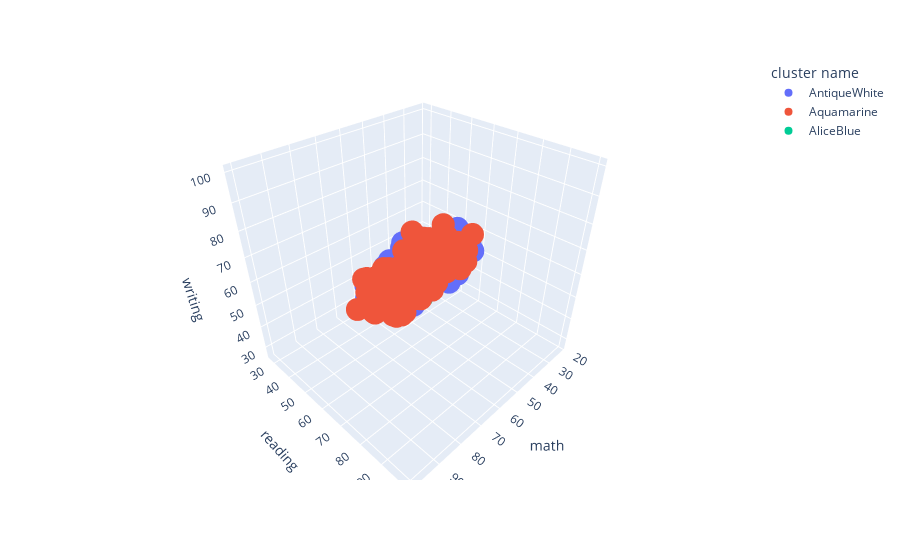

Notebook code for this chart:
### Code cell
#Visualize clusters

#Naming clusters equal to color name
cluster_name = ({0 : 'AliceBlue', 
                        1 : 'AntiqueWhite',
                        2 : 'Aquamarine'})
fcm_df['cluster name'] = fcm_df['cluster'].map(cluster_name)

#Plotting
fig = px.scatter_3d(fcm_df, x = 'math', 
                    y = 'reading', 
                    z = 'writing',
                    color = 'cluster name')
fig.show()

### Figure 1 — Plotly figure (JSON) as saved in the notebook; plotly's stock layout.template omitted (floating-point values rounded to 4 significant figures; data arrays with more than 128 entries replaced by an {"elided": "..."} marker saying what was removed)
{"data": [{"hovertemplate": "cluster name=AntiqueWhite<br>math=%{x}<br>reading=%{y}<br>writing=%{z}<extra></extra>", "legendgroup": "AntiqueWhite", "marker": {"color": "#636efa", "symbol": "circle"}, "mode": "markers", "name": "AntiqueWhite", "scene": "scene", "showlegend": true, "type": "scatter3d", "x": {"elided": "440 int values"}, "y": {"elided": "440 int values"}, "z": {"elided": "440 int values"}}, {"hovertemplate": "cluster name=Aquamarine<br>math=%{x}<br>reading=%{y}<br>writing=%{z}<extra></extra>", "legendgroup": "Aquamarine", "marker": {"color": "#EF553B", "symbol": "circle"}, "mode": "markers", "name": "Aquamarine", "scene": "scene", "showlegend": true, "type": "scatter3d", "x": {"elided": "281 int values"}, "y": {"elided": "281 int values"}, "z": {"elided": "281 int values"}}, {"hovertemplate": "cluster name=AliceBlue<br>math=%{x}<br>reading=%{y}<br>writing=%{z}<extra></extra>", "legendgroup": "AliceBlue", "marker": {"color": "#00cc96", "symbol": "circle"}, "mode": "markers", "name": "AliceBlue", "scene": "scene", "showlegend": true, "type": "scatter3d", "x": {"elided": "272 int values"}, "y": {"elided": "272 int values"}, "z": {"elided": "272 int values"}}], "layout": {"legend": {"title": {"text": "cluster name"}, "tracegroupgap": 0}, "margin": {"t": 60}, "scene": {"domain": {"x": [0, 1], "y": [0, 1]}, "xaxis": {"title": {"text": "math"}}, "yaxis": {"title": {"text": "reading"}}, "zaxis": {"title": {"text": "writing"}}}}}
